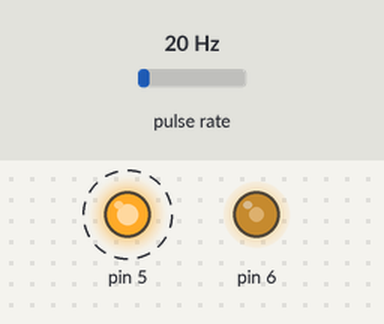
The sketch below on a simulated Arduino Mega 2560, built with avr-gcc and run on an emulated ATmega2560. Shown: output pins drawn as LEDs (lit = HIGH). Wiring (inferred from the names in the program): pulse sensor: data pin 47. Dashed ring = blinking. The test bench sets the inputs (shaded band); at power-on: pulse rate 20 Hz. What the sketch prints to the serial monitor is not drawn.

Above: at 0.5 s.
Timing chart, 0 to 3.0 s (numbered marks = the images above):
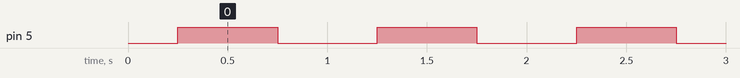

The sketch:

arduinoMEGA-frequence.ino
```cpp
#include "Arduino.h"

char inputPin = 47; // entrée T5 pour Timer5
uint16_t diviseur[6] = {0,1,8,64,256,1024};
volatile uint16_t count;

void start_count(uint32_t period) {
  char clockBits;
  // Timer 3 : génération d'interruptions périodiques
  TCCR3A = 0;
  TCCR3A |= (1 << COM3A1) | (1 << COM3A0);
  TCCR3B = 1 << WGM13; // phase and frequency correct pwm mode, top = ICR3
  uint32_t icr = (F_CPU/1000000*period/2);
  int d = 1;
  while ((icr>0xFFFF)&&(d<5)) {
     d++;
     icr = (F_CPU/1000000*period/2/diviseur[d]);
   }
  clockBits = d;
  ICR3 = icr;
  OCR3A = icr >> 1;
  TIMSK3 = 1 << TOIE3; // overflow interrupt enable
  TCNT3 = 0;


  // Timer 5 : compteur d'impulsion
  TCCR5A = 0;
  TCCR5B = 0;
  TCNT5 = 0;
  count = 0;

  sei();
  TCCR3B |= clockBits;
  TCCR5B |= (1 << CS32) | (1 << CS31) | (1 << CS30); // external clock on rising edge

}

ISR(TIMER3_OVF_vect) { // Overflow interrupt
   count = TCNT5;
   TCNT5 = 0;

}

void setup() {
  Serial.begin(115200);
  pinMode(47,INPUT);
  pinMode(6,OUTPUT);
  pinMode(5,OUTPUT);
  analogWrite(6,128); // sortie 6 branchée sur l'entrée 47  pour test
  start_count(1000000);
}

void loop() {
  delay(1000);
  Serial.println(count);
}
                
```

Measured:
- by itself, pin 5: alternates HIGH for 0.50 s and LOW for 0.50 s
